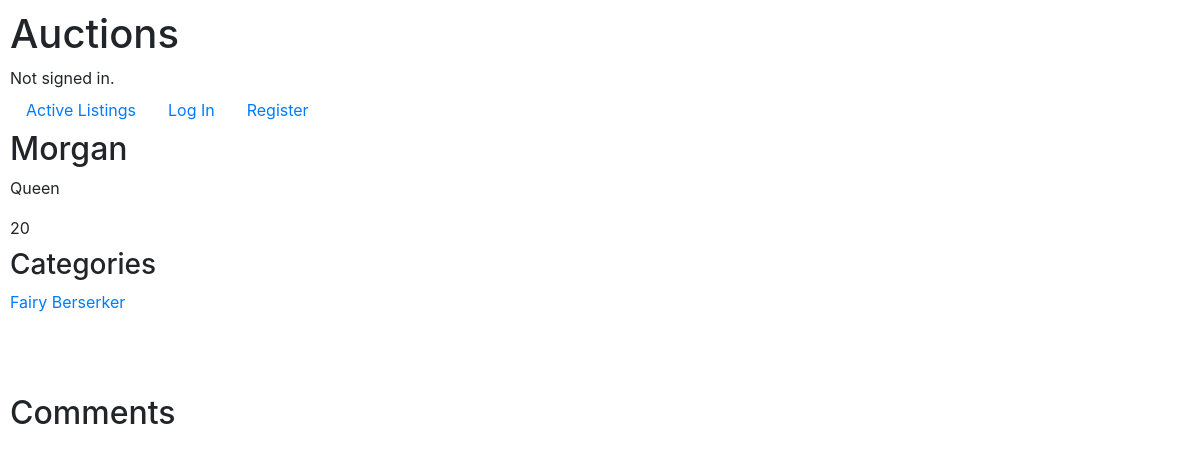
/auctions/12, run on the app's committed database.
### auctions/models.py (models this page shows, shortened)
class Listing(models.Model):
    creator = models.CharField(max_length=64)
    title = models.CharField(max_length=64)
    description = models.CharField(max_length=64)
    price = models.IntegerField()
    winner = models.CharField(max_length=64, default="None")
    status = models.CharField(max_length=64, default="active")
    users = models.ManyToManyField(User, blank=True, related_name= "wishlist")

class Category(models.Model):
    name = models.CharField(max_length=64)
    listing = models.ForeignKey(Listing, on_delete=models.CASCADE, related_name="category_listing", default="")
    categories = models.ManyToManyField(Listing, blank=True, related_name= "categories")
    def __str__(self):
        return f"{self.name}"

### auctions/views.py (the view, shortened to what this page needs)
# urls.py: path("<str:listing>", views.listing, name="listing"),
def listing(request, listing):
    if "comments" not in request.session:
        request.session["comments"] = ()
    if "bids" not in request.session:
        request.session["bids"] = ()
    error = ""
    closed = ""
    winner = ""
    listing = Listing.objects.get(pk = listing)
    username = request.user.username
    highest_bid = listing.bids.aggregate(max_offer=Max("offer"))
    highest_bid_value = highest_bid.get("max_offer", None)
    categories = listing.categories.all()
    if listing.status == "closed":
        closed = "Listing is closed"
    return render(request, "auctions/listing.html", {
        "error": error,
        "listing": listing,
        "comments": listing.comments.all(),
        "bids": listing.bids.all(),
        "close": closed,
        "winner": listing.winner,
        "categories": categories
    })

### auctions/templates/auctions/listing.html (shortened to what this page needs)
{% extends 'auctions/layout.html' %}
{% block body %}
        <h2>{{ listing.title }}</h2>
        <p>{{ listing.description }}</p>
        <label>{{ listing.price }}</label>
        <br>
        <h3>Categories</h3>
        {% for category in categories %}
        <label><a href="{% url 'category' category.name %}">{{ category }}</a></label>
        {% endfor %}
        <br>
        <br>
        <br>
    <br>
    <h2>Comments</h2>
{% endblock %}

### auctions/static/auctions/styles.css (style rules this page uses)
body { padding: 10px; }

### data on the page
Listing: title "Morgan", description "Queen", price "20"
Category: name "Fairy"
Category: name "Berserker"
